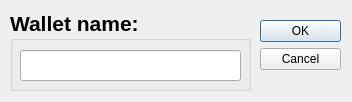
<?xml version="1.0" encoding="UTF-8"?>
<ui version="4.0">
 <class>loadWallet</class>
 <widget class="QDialog" name="loadWallet">
  <property name="geometry">
   <rect>
    <x>0</x>
    <y>0</y>
    <width>352</width>
    <height>102</height>
   </rect>
  </property>
  <property name="focusPolicy">
   <enum>Qt::StrongFocus</enum>
  </property>
  <property name="windowTitle">
   <string>Load wallet</string>
  </property>
  <property name="locale">
   <locale language="English" country="UnitedStates"/>
  </property>
  <widget class="QDialogButtonBox" name="buttonBox">
   <property name="geometry">
    <rect>
     <x>260</x>
     <y>20</y>
     <width>81</width>
     <height>61</height>
    </rect>
   </property>
   <property name="focusPolicy">
    <enum>Qt::StrongFocus</enum>
   </property>
   <property name="orientation">
    <enum>Qt::Vertical</enum>
   </property>
   <property name="standardButtons">
    <set>QDialogButtonBox::Cancel|QDialogButtonBox::Ok</set>
   </property>
  </widget>
  <widget class="QGroupBox" name="nameGroupBox">
   <property name="geometry">
    <rect>
     <x>10</x>
     <y>10</y>
     <width>241</width>
     <height>81</height>
    </rect>
   </property>
   <property name="font">
    <font>
     <pointsize>16</pointsize>
     <weight>75</weight>
     <bold>true</bold>
    </font>
   </property>
   <property name="locale">
    <locale language="English" country="UnitedStates"/>
   </property>
   <property name="title">
    <string>Wallet name:</string>
   </property>
   <widget class="QLineEdit" name="nameLineEdit">
    <property name="geometry">
     <rect>
      <x>10</x>
      <y>40</y>
      <width>221</width>
      <height>31</height>
     </rect>
    </property>
   </widget>
  </widget>
 </widget>
 <tabstops>
  <tabstop>nameLineEdit</tabstop>
  <tabstop>buttonBox</tabstop>
 </tabstops>
 <resources/>
 <connections>
  <connection>
   <sender>buttonBox</sender>
   <signal>accepted()</signal>
   <receiver>loadWallet</receiver>
   <slot>accept()</slot>
   <hints>
    <hint type="sourcelabel">
     <x>248</x>
     <y>254</y>
    </hint>
    <hint type="destinationlabel">
     <x>157</x>
     <y>274</y>
    </hint>
   </hints>
  </connection>
  <connection>
   <sender>buttonBox</sender>
   <signal>rejected()</signal>
   <receiver>loadWallet</receiver>
   <slot>reject()</slot>
   <hints>
    <hint type="sourcelabel">
     <x>316</x>
     <y>260</y>
    </hint>
    <hint type="destinationlabel">
     <x>286</x>
     <y>274</y>
    </hint>
   </hints>
  </connection>
 </connections>
</ui>
